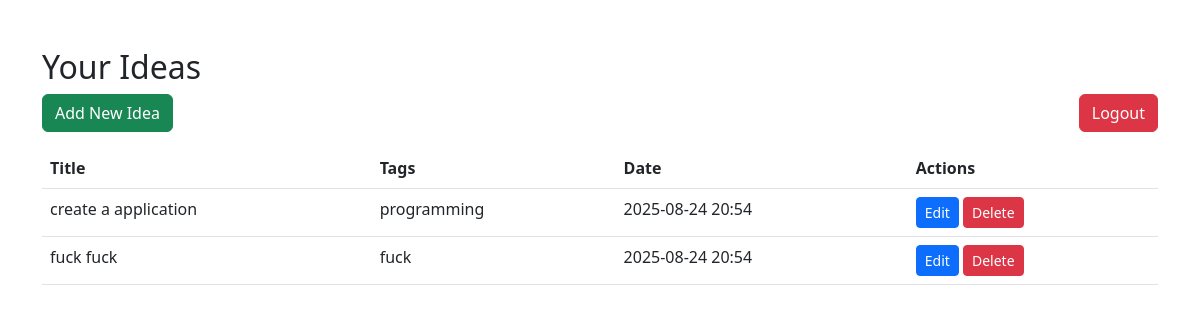
/ (signed in), run on an earlier commit of the app's database.
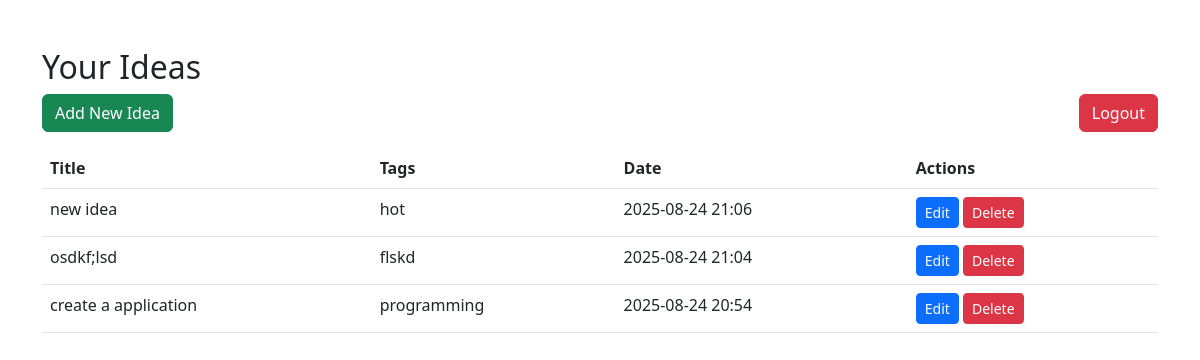
And on a later commit of the database.
### app/models.py (models this page shows, shortened)
class Idea(db.Model):
    id = db.Column(db.Integer, primary_key=True)
    title = db.Column(db.String(100), nullable=False)
    description = db.Column(db.Text)
    tags = db.Column(db.String(200))  # e.g., "video,funny,tech"
    timestamp = db.Column(db.DateTime, index=True, default=datetime.utcnow)
    user_id = db.Column(db.Integer, db.ForeignKey('user.id'), nullable=False)

### app/routes.py (the view)
@bp.route('/')
@login_required
def index():
    ideas = Idea.query.filter_by(user_id=current_user.id).order_by(Idea.timestamp.desc()).all()
    return render_template('index.html', title='Dashboard', ideas=ideas)

### app/__init__.py (called while the page is built)
def create_app(config_class=Config):
    app = Flask(__name__)
    app.config.from_object(config_class)
    db.init_app(app)
    migrate.init_app(app, db)
    login_manager.init_app(app)
    @login_manager.user_loader
    def load_user(user_id):
        from app.models import User  # Import local pour éviter circular
        return User.query.get(int(user_id))
    login_manager.login_view = 'main.login'
    from app import routes, models, forms
    from app.routes import bp
    app.register_blueprint(bp)
    return app

### app/templates/index.html
{% extends 'base.html' %}
{% block content %}
<h2>Your Ideas</h2>
    <a href="{{ url_for('main.new_idea') }}" class="btn btn-success mb-3">Add New Idea</a>
    <a href="{{ url_for('main.logout') }}" class="btn btn-danger mb-3 float-end">Logout</a>
    <table class="table">
        <thead><tr><th>Title</th><th>Tags</th><th>Date</th><th>Actions</th></tr></thead>
        <tbody>
        {% for idea in ideas %}
            <tr>
                <td>{{ idea.title }}</td>
                <td>{{ idea.tags }}</td>
                <td>{{ idea.timestamp.strftime('%Y-%m-%d %H:%M') }}</td>
                <td>
                    <a href="{{ url_for('main.edit_idea', id=idea.id) }}" class="btn btn-primary btn-sm">Edit</a>
                    <form method="POST" action="{{ url_for('main.delete_idea', id=idea.id) }}" style="display:inline;">
                        <button type="submit" class="btn btn-danger btn-sm" onclick="return confirm('Are you sure?');">Delete</button>
                    </form>
                </td>
            </tr>
        {% endfor %}
        </tbody>
    </table>
{% endblock %}

### app/templates/base.html (shortened to what this page needs)
<!DOCTYPE html>
<html lang="en">
<head>
    <link rel="stylesheet" href="https://cdn.jsdelivr.net/npm/bootstrap@5.3.0/dist/css/bootstrap.min.css">
</head>
<body class="container mt-5">
    {% block content %}{% endblock %}
</body>
</html>

What changed in the data, as far as the page shows it:
removed Idea: title "fuck fuck", tags "fuck", timestamp "2025-08-24 20:54"
added Idea: title "new idea", tags "hot", timestamp "2025-08-24 21:06"
added Idea: title "osdkf;lsd", tags "flskd", timestamp "2025-08-24 21:04"
